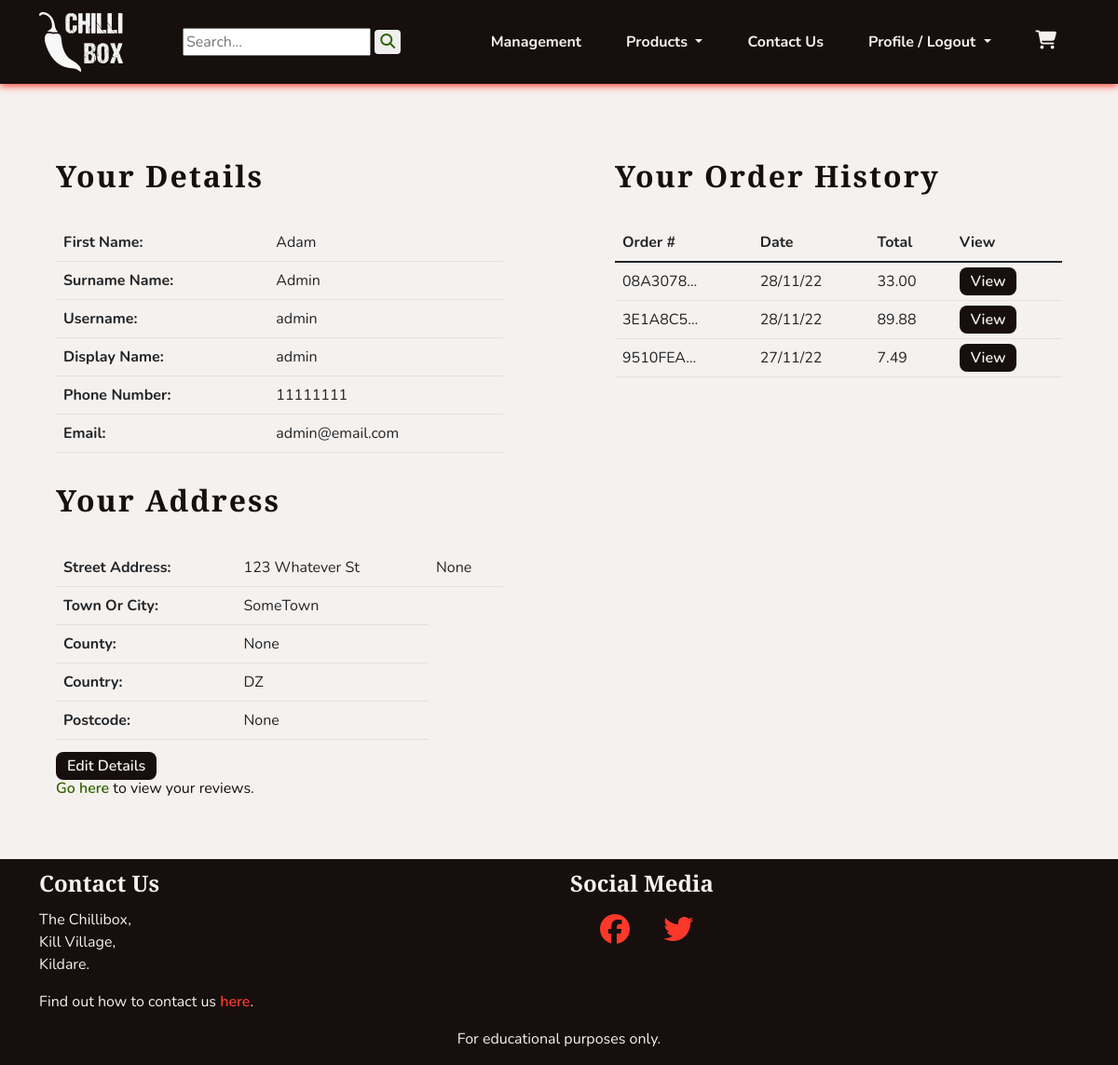
The app's page /profiles/profile/ (signed in), older data.
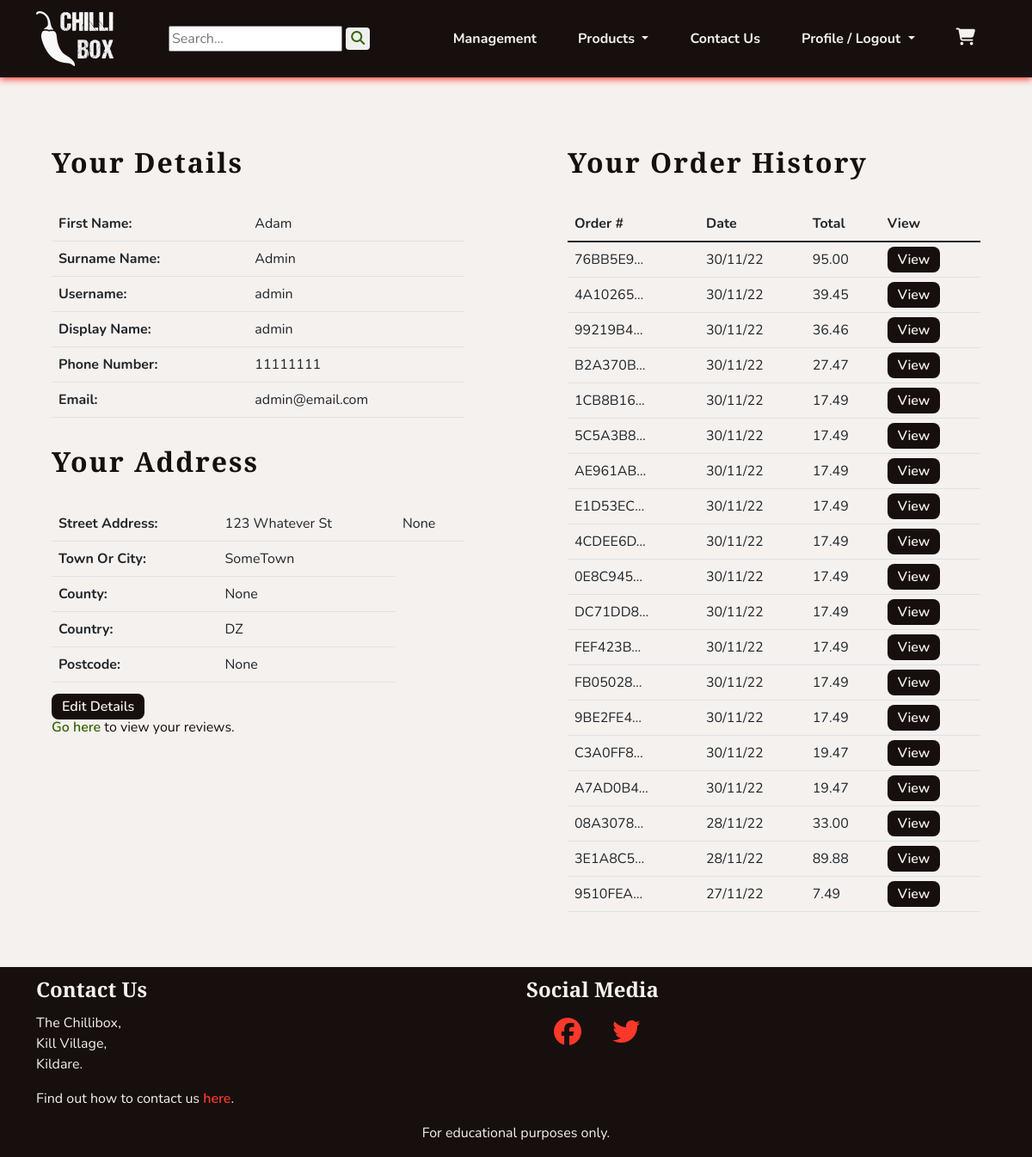
The same page, newer data.
### checkout/models.py (models this page shows, shortened)
class Order(models.Model):
    order_number = models.CharField(max_length=32, editable=False)
    user_profile = models.ForeignKey(UserProfile, on_delete=models.SET_NULL,
                                     null=True, blank=True,
                                     related_name='orders')
    first_name = models.CharField(max_length=50)
    last_name = models.CharField(max_length=50)
    email = models.EmailField(max_length=254)
    phone_number = models.CharField(max_length=20)
    country = CountryField(blank_label='Country *')
    postcode = models.CharField(max_length=20, null=True, blank=True)
    town_or_city = models.CharField(max_length=40)
    street_address1 = models.CharField(max_length=80)
    street_address2 = models.CharField(max_length=80, null=True, blank=True)
    county = models.CharField(max_length=80, null=True, blank=True)
    date = models.DateTimeField(auto_now_add=True)
    delivery_cost = models.DecimalField(max_digits=6,
                                        decimal_places=2, default=0)
    order_total = models.DecimalField(max_digits=10,
                                      decimal_places=2, default=0)
    grand_total = models.DecimalField(max_digits=10,
                                      decimal_places=2, default=0)

### profiles/views.py (the view)
# urls.py: path('profile/', views.ProfileView.as_view(), name='profile'),
class ProfileView(LoginRequiredMixin, View):
    def get(self, request):
        profile = get_object_or_404(UserProfile, user=request.user)
        orders = profile.orders.all().order_by('-date')
        template_name = 'profiles/profile.html'
        context = {
            'profile': profile,
            'orders': orders,
            }
        return render(request, template_name, context)

### cart/contexts.py (called while the page is built, shortened)
def cart_contents(request):
    cart_items = []
    total = 0
    product_count = 0
    cart = request.session.get('cart', {})
    if total < settings.FREE_DELIVERY_THRESHOLD:
        delivery = Decimal(settings.STANDARD_DELIVERY_COST)
        free_delivery_delta = settings.FREE_DELIVERY_THRESHOLD - total
    else:
        delivery = 0
        free_delivery_delta = 0
    grand_total = delivery + total
    context = {
        'cart_items': cart_items,
        'total': total,
        'product_count': product_count,
        'delivery': delivery,
        'free_delivery_delta': free_delivery_delta,
        'free_delivery_threshold': settings.FREE_DELIVERY_THRESHOLD,
        'grand_total': grand_total,
    }
    return context

### profiles/models.py (called while the page is built)
    def __str__(self):
        return self.display_name

### profiles/templates/profiles/profile.html (shortened to what this page needs)
{% extends 'base.html' %}
{% block content %}
<section class="row">
    <div class="col-12 col-md-6">
        <div class="col-10 mx-auto">
            <h1 class="headings">Your Details</h1>
            <table class="table">
                <tr>
                    <th>First Name: </th>
                    <td>{{ profile.first_name }} </td>
                </tr>
                <tr>
                    <th>Surname Name: </th>
                    <td>{{ profile.last_name }} </td>
                </tr>
                <tr>
                    <th>Username: </th>
                    <td>{{ profile.user.username }} </td>
                </tr>
                <tr>
                    <th>Display Name: </th>
                    <td>{{ profile.display_name }} </td>
                </tr>
                <tr>
                    <th>Phone Number: </th>
                    <td>{{ profile.phone_number }} </td>
                </tr>
                <tr>
                    <th>Email: </th>
                    <td>{{ profile.user.email }} </td>
                </tr>
            </table>
            <h2 class="headings">Your Address</h2>
            <table class="table">
                <tr>
                    <th>Street Address: </th>
                    <td>{{ profile.street_address1 }} </td>
                    <td>{{ profile.street_address2 }} </td>
                </tr>
                <tr>
                    <th>Town Or City: </th>
                    <td>{{ profile.town_or_city }} </td>
                </tr>
                <tr>
                    <th>County: </th>
                    <td>{{ profile.county }} </td>
                </tr>
                <tr>
                    <th>Country: </th>
                    <td>{{ profile.country }} </td>
                </tr>
                <tr>
                    <th>Postcode: </th>
                    <td>{{ profile.postcode }} </td>
                </tr>
            </table>
            <a class="chilli-btn" href="{% url 'profiles:edit_profile' %}">Edit Details</a>
            <div>
                <p><a class="chilli-link" href="{% url 'profiles:review_list' %}">Go here</a>
                 to view your reviews.</p>
            </div>
        </div>
    </div>
    <div class="col-12 col-md-6">
        <div class="col-10 mx-auto">
            <h2 class="headings">Your Order History</h2>
            <table class="table">
                <thead>
                    <tr>
                        <th>Order #</th>
                        <th>Date</th>
                        <th>Total</th>
                        <th>View</th>
                    </tr>
                </thead>
                <tbody>
                    {% for order in orders %}
                    <tr>
                        <td>{{ order.order_number|truncatechars:8 }}</td>
                        <td>{{ order.date|date:'d/m/y' }}</td>
                        <td>{{ order.grand_total }}</td>
                        <td>
                            <a class="chilli-btn" href="{% url 'profiles:order_history' order.order_number %}">
                                View
                            </a>
                        </td>
                    </tr>
                    {% endfor %}
                </tbody>
            </table>
        </div>
    </div>
</section>
{% endblock %}

Row changes from the older to the newer data that the page shows:
added Order: order_number "76BB5E9…", date "30/11/22", grand_total "95.00"
added Order: order_number "4A10265…", date "30/11/22", grand_total "39.45"
added Order: order_number "99219B4…", date "30/11/22", grand_total "36.46"
added Order: order_number "B2A370B…", date "30/11/22", grand_total "27.47"
added Order: order_number "1CB8B16…", date "30/11/22", grand_total "17.49"
added Order: order_number "5C5A3B8…", date "30/11/22", grand_total "17.49"
added Order: order_number "AE961AB…", date "30/11/22", grand_total "17.49"
added Order: order_number "E1D53EC…", date "30/11/22", grand_total "17.49"
added Order: order_number "4CDEE6D…", date "30/11/22", grand_total "17.49"
added Order: order_number "0E8C945…", date "30/11/22", grand_total "17.49"
added Order: order_number "DC71DD8…", date "30/11/22", grand_total "17.49"
added Order: order_number "FEF423B…", date "30/11/22", grand_total "17.49"
added Order: order_number "FB05028…", date "30/11/22", grand_total "17.49"
added Order: order_number "9BE2FE4…", date "30/11/22", grand_total "17.49"
added Order: order_number "C3A0FF8…", date "30/11/22", grand_total "19.47"
added Order: order_number "A7AD0B4…", date "30/11/22", grand_total "19.47"
